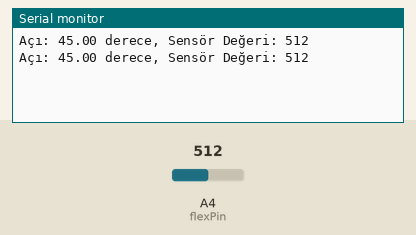
The sketch below on a simulated Arduino Uno, built with avr-gcc and run on an emulated ATmega328P. On the bench: the last lines printed to the serial monitor. The inputs (shaded band) are chosen by the test bench; at power-on: A4 (flexPin) = 512.

Above: at 1.8 s.
1.9 s: A4 (flexPin) set to 716
At 2.8 s:
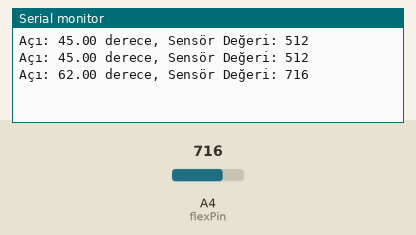
3.4 s: A4 (flexPin) set to 900
At 4.7 s:
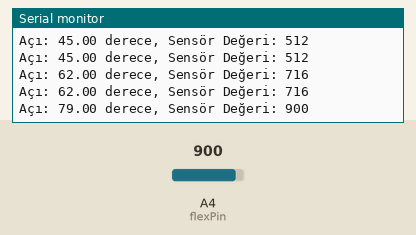
Timing chart, 0 to 6.4 s (numbered marks = the images above; inputs shaded):
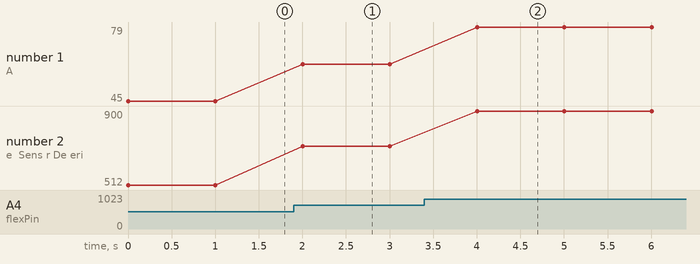

Measured:
- after the input at 1.9 s, the serial monitor: prints a new line after 0.10 s (image 1)
- after the input at 3.4 s, the serial monitor: prints a new line after 0.60 s (image 2)
- plotted number 1: 45 → 62 after the input at 1.9 s, 62 → 79 after the input at 3.4 s
- plotted number 2: 512 → 716 after the input at 1.9 s, 716 → 900 after the input at 3.4 s

The sketch:

Flex_Sens_r_Deneme_Kodu.ino
```cpp
// Esnek sensörün bağlı olduğu pin numarası
const int flexPin = A4;

void setup() {
  // Seri haberleşmeyi başlat
  Serial.begin(9600);
}

// Elastik sensör değerini açıya dönüştürmek için fonksiyon
float mapFlexToAngle(int flexValue) {
  // Sensör değeri 0 ile 1023 arasında değişir
  // Bu örnekte, 0 bükülmemiş, 1023 tamamen bükülmüş kabul edilir.
  // Ancak gerçek değerler sensörün özelliklerine bağlı olacaktır.
  return map(flexValue, 0, 1023, 0, 90); // 0-1023 arasındaki değeri 0-90 dereceye dönüştürür.
}

void loop() {
  // Esnek sensörden gelen değeri oku
  int flexValue = analogRead(flexPin);

  // Sensör değerini açıya dönüştür
  float angle = mapFlexToAngle(flexValue);

  // Açıyı ve sensör değerini seri monitöre yazdır
  Serial.print("Açı: ");
  Serial.print(angle);
  Serial.print(" derece, Sensör Değeri: ");
  Serial.println(flexValue);

  // Kısa bir bekleme süresi
  delay(1000);
}
```
